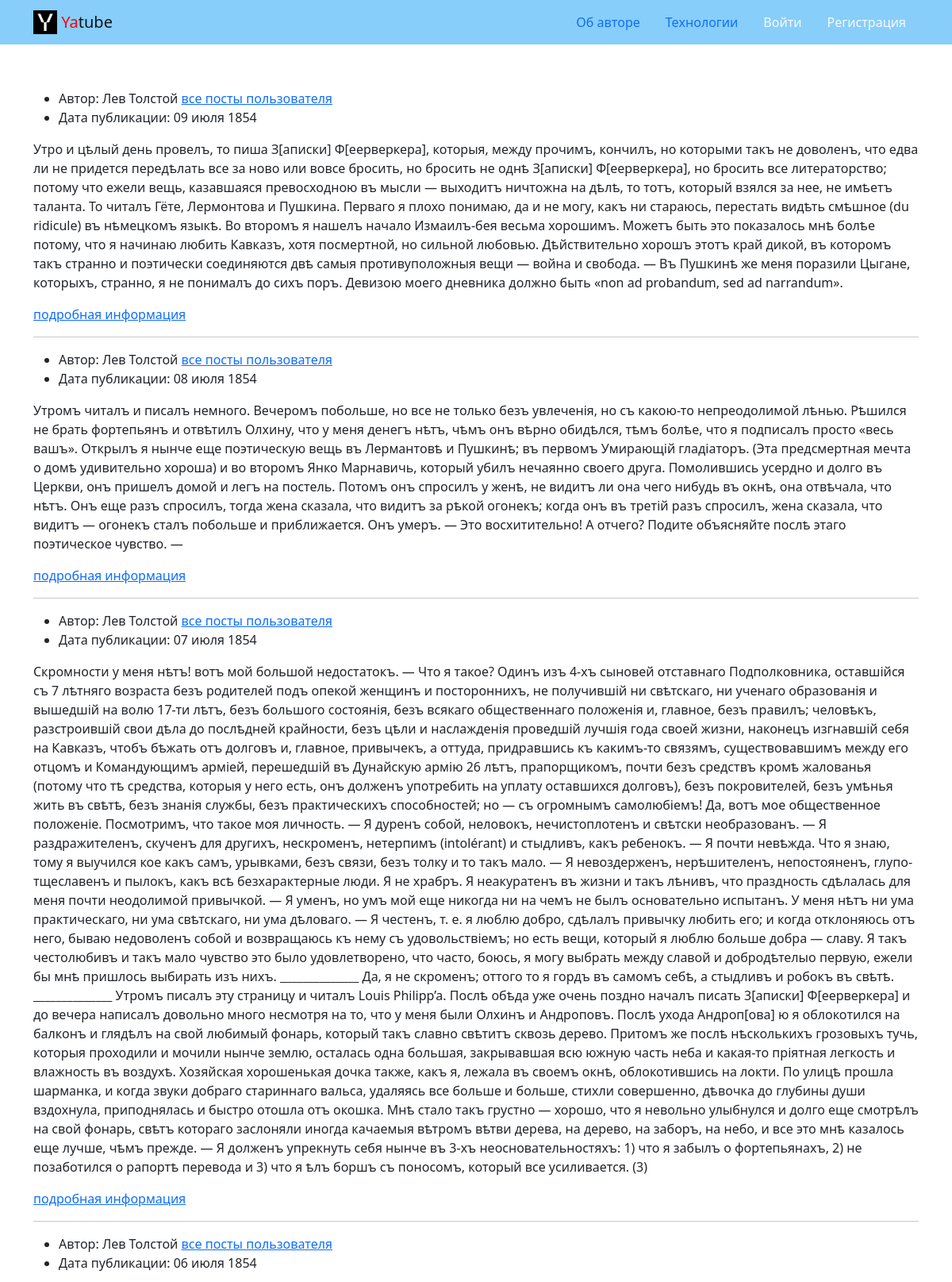
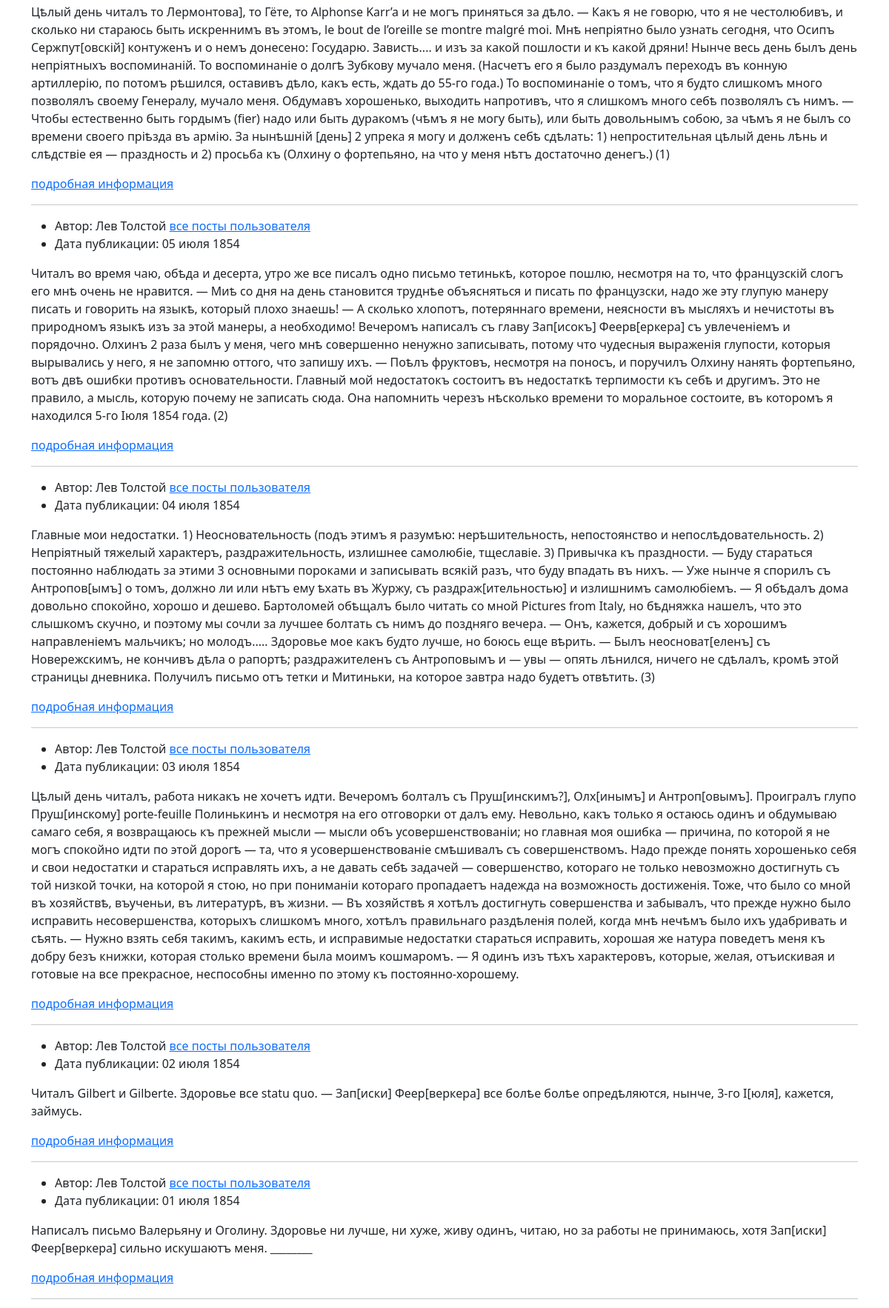
The app's page /?page=5 (upper part) with its own data (2 pictures, top to bottom).
### posts/models.py (models this page shows, shortened)
class Post(CreatedModel):
    text = models.TextField(
        'Текст поста',
        help_text='Введите текст поста'
    )
    author = models.ForeignKey(
        User,
        on_delete=models.CASCADE,
        related_name='posts',
        verbose_name='Автор'
    )
    group = models.ForeignKey(
        Group,
        blank=True,
        null=True,
        on_delete=models.SET_NULL,
        related_name='posts',
        verbose_name='Группа',
        help_text='Группа, к которой будет относиться пост'
    )
    image = models.ImageField(
        'Картинка',
        upload_to='posts/',
        blank=True
    )
    class Meta:
        ordering = ('-pub_date',)
        verbose_name = 'Пост'
        verbose_name_plural = 'Посты'

### posts/views.py (the view)
# urls.py: path('', views.index, name='index'),
def index(request):
    post_list = Post.objects.select_related('group')
    page_obj = posts_paginator(request, post_list, POSTS_PER_PAGE)
    return render(request, 'posts/index.html', {'page_obj': page_obj})

### core/context_processors/year.py (called while the page is built)
def year(request):
    return {
        'year': datetime.datetime.now().year
    }

### posts/utils.py (called while the page is built)
def posts_paginator(request, post_list: QuerySet, posts_count: int):
    paginator = Paginator(post_list, posts_count)
    page_number = request.GET.get('page')
    page_obj = paginator.get_page(page_number)
    return page_obj

### templates/posts/index.html (shortened to what this page needs)
{% extends 'base.html' %}
{% block content %}
  {% load cache %}
  {% cache 20 index_page page_obj %}
  {% for post in page_obj %}
    {% include 'posts/includes/post_text.html' %}
    {% if not forloop.last %}
      <hr>
    {% endif %}
  {% endfor %}
  {% endcache %}
{% endblock %}

### templates/posts/includes/post_text.html (shortened to what this page needs)
{% load thumbnail %}
<article>
  <ul>
    <li>
      Автор: {{ post.author.get_full_name }}
      <a href="{% url 'posts:profile' post.author.username %}">все посты пользователя</a>
    </li>
    <li>
      Дата публикации: {{ post.pub_date|date:"d E Y" }}
    </li>
  </ul>
  <p>{{ post.text }}</p>
  <a href="{% url 'posts:post_detail' post.id %}">подробная информация</a>
</article>

### records on screen
Post: author.get_full_name "Лев Толстой", pub_date "09 июля 1854", text "Утро и цѣлый день провелъ, то пиша З[аписки] Ф[еерверкера], которыя, между прочимъ, кончилъ, но которыми такъ не доволенъ, что едва ли не придется передѣлать все за ново или вовсе бросить, но бросить не однѣ З[аписки] Ф[еерверкера], но бросить все литераторство; потому что ежели вещь, казавшаяся превосходною въ мысли — выходитъ ничтожна на дѣлѣ, то тотъ, который взялся за нее, не имѣетъ таланта. То читалъ Гёте, Лермонтова и Пушкина. Перваго я плохо понимаю, да и не могу, какъ ни стараюсь, перестать видѣть смѣшное (du ridicule) въ нѣмецкомъ языкѣ. Во второмъ я нашелъ начало Измаилъ-бея весьма хорошимъ. Можетъ быть это показалось мнѣ болѣе потому, что я начинаю любить Кавказъ, хотя…"
Post: author.get_full_name "Лев Толстой", pub_date "08 июля 1854", text "Утромъ читалъ и писалъ немного. Вечеромъ побольше, но все не только безъ увлеченія, но съ какою-то непреодолимой лѣнью. Рѣшился не брать фортепьянъ и отвѣтилъ Олхину, что у меня денегъ нѣтъ, чѣмъ онъ вѣрно обидѣлся, тѣмъ болѣе, что я подписалъ просто «весь вашъ». Открылъ я нынче еще поэтическую вещь въ Лермантовѣ и Пушкинѣ; въ первомъ Умирающій гладіаторъ. (Эта предсмертная мечта о домѣ удивительно хороша) и во второмъ Янко Марнавичь, который убилъ нечаянно своего друга. Помолившись усердно и долго въ Церкви, онъ пришелъ домой и легъ на постель. Потомъ онъ спросилъ у женѣ, не видитъ ли она чего нибудь въ окнѣ, она отвѣчала, что нѣтъ. Онъ еще разъ спросилъ, тогда жена сказала, что видитъ за…"
Post: author.get_full_name "Лев Толстой", pub_date "07 июля 1854", text "Скромности у меня нѣтъ! вотъ мой большой недостатокъ. — Что я такое? Одинъ изъ 4-хъ сыновей отставнаго Подполковника, оставшійся съ 7 лѣтняго возраста безъ родителей подъ опекой женщинъ и постороннихъ, не получившій ни свѣтскаго, ни ученаго образованія и вышедшій на волю 17-ти лѣтъ, безъ большого состоянія, безъ всякаго общественнаго положенія и, главное, безъ правилъ; человѣкъ, разстроившій свои дѣла до послѣдней крайности, безъ цѣли и наслажденія проведшій лучшія года своей жизни, наконецъ изгнавшій себя на Кавказъ, чтобъ бѣжать отъ долговъ и, главное, привычекъ, а оттуда, придравшись къ какимъ-то связямъ, существовавшимъ между его отцомъ и Командующимъ арміей, перешедшій въ Дунайскую…"
Post: author.get_full_name "Лев Толстой", pub_date "06 июля 1854", text "Цѣлый день читалъ то Лермонтова], то Гёте, то Alphonse Karr’a и не могъ приняться за дѣло. — Какъ я не говорю, что я не честолюбивъ, и сколько ни стараюсь быть искреннимъ въ этомъ, le bout de l’oreille se montre malgré moi. Мнѣ непріятно было узнать сегодня, что Осипъ Сержпут[овскій] контуженъ и о немъ донесено: Государю. Зависть.... и изъ за какой пошлости и къ какой дряни! Нынче весь день былъ день непріятныхъ воспоминаній. То воспоминаніе о долгѣ Зубкову мучало меня. (Насчетъ его я было раздумалъ переходъ въ конную артиллерію, по потомъ рѣшился, оставивъ дѣло, какъ есть, ждать до 55-го года.) То воспоминаніе о томъ, что я будто слишкомъ много позволялъ своему Генералу, мучало меня.…"
Post: author.get_full_name "Лев Толстой", pub_date "05 июля 1854", text "Читалъ во время чаю, обѣда и десерта, утро же все писалъ одно письмо тетинькѣ, которое пошлю, несмотря на то, что французскій слогъ его мнѣ очень не нравится. — Миѣ со дня на день становится труднѣе объясняться и писать по французски, надо же эту глупую манеру писать и говорить на языкѣ, который плохо знаешь! — А сколько хлопотъ, потеряннаго времени, неясности въ мысляхъ и нечистоты въ природномъ языкѣ изъ за этой манеры, а необходимо! Вечеромъ написалъ съ главу Зап[исокъ] Феерв[еркера] съ увлеченіемъ и порядочно. Олхинъ 2 раза былъ у меня, чего мнѣ совершенно ненужно записывать, потому что чудесныя выраженія глупости, которыя вырывались у него, я не запомню оттого, что запишу ихъ. — Поѣлъ…"
Post: author.get_full_name "Лев Толстой", pub_date "04 июля 1854", text "Главные мои недостатки. 1) Неосновательность (подъ этимъ я разумѣю: нерѣшительность, непостоянство и непослѣдовательность. 2) Непріятный тяжелый характеръ, раздражительность, излишнее самолюбіе, тщеславіе. 3) Привычка къ праздности. — Буду стараться постоянно наблюдать за этими 3 основными пороками и записывать всякій разъ, что буду впадать въ нихъ. — Уже нынче я спорилъ съ Антропов[ымъ] о томъ, должно ли или нѣтъ ему ѣхать въ Журжу, съ раздраж[ительностью] и излишнимъ самолюбіемъ. — Я обѣдалъ дома довольно спокойно, хорошо и дешево. Бартоломей обѣщалъ было читать со мной Pictures from Italy, но бѣдняжка нашелъ, что это слышкомъ скучно, и поэтому мы сочли за лучшее болтать съ нимъ до…"
Post: author.get_full_name "Лев Толстой", pub_date "03 июля 1854", text "Цѣлый день читалъ, работа никакъ не хочетъ идти. Вечеромъ болталъ съ Пруш[инскимъ?], Олх[инымъ] и Антроп[овымъ]. Проигралъ глупо Пруш[инскому] porte-feuille Полинькинъ и несмотря на его отговорки от далъ ему. Невольно, какъ только я остаюсь одинъ и обдумываю самаго себя, я возвращаюсь къ прежней мысли — мысли объ усовершенствованіи; но главная моя ошибка — причина, по которой я не могъ спокойно идти по этой дорогѣ — та, что я усовершенствованіе смѣшивалъ съ совершенствомъ. Надо прежде понять хорошенько себя и свои недостатки и стараться исправлять ихъ, а не давать себѣ задачей — совершенство, котораго не только невозможно достигнуть съ той низкой точки, на которой я стою, но при пониманіи…"
Post: author.get_full_name "Лев Толстой", pub_date "02 июля 1854", text "Читалъ Gilbert и Gilberte. Здоровье все statu quo. — Зап[иски] Феер[веркера] все болѣе болѣе опредѣляются, нынче, 3-го І[юля], кажется, займусь."
Post: author.get_full_name "Лев Толстой", pub_date "01 июля 1854", text "Написалъ письмо Валерьяну и Оголину. Здоровье ни лучше, ни хуже, живу одинъ, читаю, но за работы не принимаюсь, хотя Зап[иски] Феер[веркера] сильно искушаютъ меня. ________"
